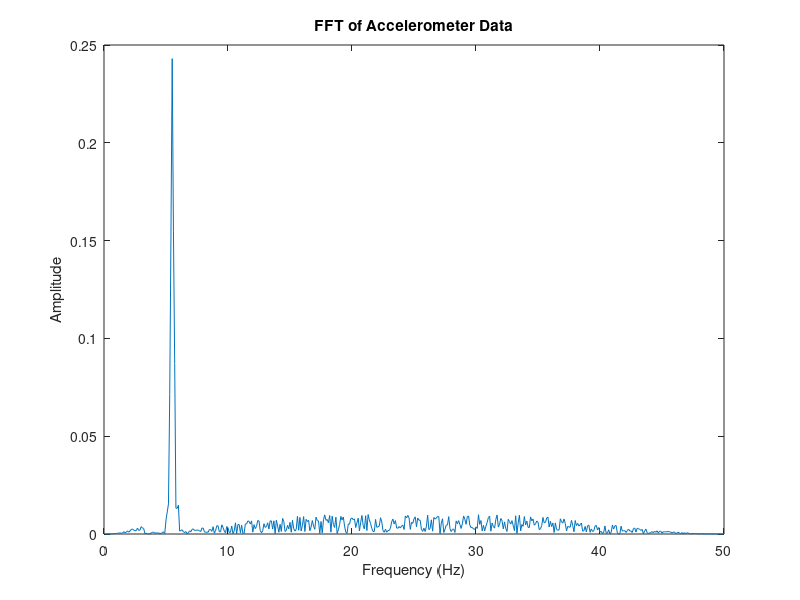

Reproduce this figure in MATLAB.
%Detecting tremor from simulated (one channel) data
%Read in simulated data
load SimulatedData1.mat

%Remove drift--only necessary if Aleks helps with Datasimcode realism

%Produce power spectrum via fft
ps=fft(simdatmag);
fs=100;  %sampling frequency
M=1000;  %number of samples
fres=fs/M;  %bin size, fres=0.1Hz
fN=fs/2;  %highest frequency in fft, fN=50
f=(0.1:0.1:50);

%Remove noise from gravity, diskinesia, and voluntary movement
%Use band pass filter, leave only 3.25 to 12 Hz
%Bin width is 0.1, so 3.2 Hz occurs at ps(32), 12Hz at ps(120)
psraw=ps;
ps(1:32)=0;
ps(120:500)=0;

%Find peak frequency
[psmax, indexF]=max(ps);
fpeak=f(indexF);

%Make fft single-sided
L=length(ps);
P2 = abs(ps/L);
Pnew = P2(1:L/2+1);
Pnew(2:end-1) = 2*Pnew(2:end-1);

%Find peak power sum--sum of values within 0.3Hz of peakf
i1=indexF-3;
i2=indexF+3;
peakpower=sum(Pnew(i1:i2));
totpower=sum(Pnew(32:120));
rat=peakpower/totpower;
%If peak power sum is at least 85% of total sum, tremor is valid
%If tremor frequency is between 3.5 and 7.5, tremor is PD
if rat>=0.75
    fprintf('Peak Power is %d of total power spectra\n',rat)
    fprintf('Tremor detected is valid Parkinsons tremor\n')
else
    fprintf('No Parkinsons, peak power is %d\n', rat)
end
%plot fft
figure
    plot(f, abs(psraw))
    xlabel('Frequency (Hz)')
    ylabel('Amplitude')
    title('FFT of Accelerometer Data')

%Following comment only applies if current peakpower method stops working

%Might need to switch back to complex conjugate stuff, below
%{
If single-sided thing doesn't work
peakpower=sum(ps(i1:i2).^conj(ps(i1:i2)))/(length(ps(i1:i2))^2);
totpower=sum(ps(32:120).^conj(ps(32:120)))/(length(ps(32:120))^2);
rat=peakpower/totpower;
%}
